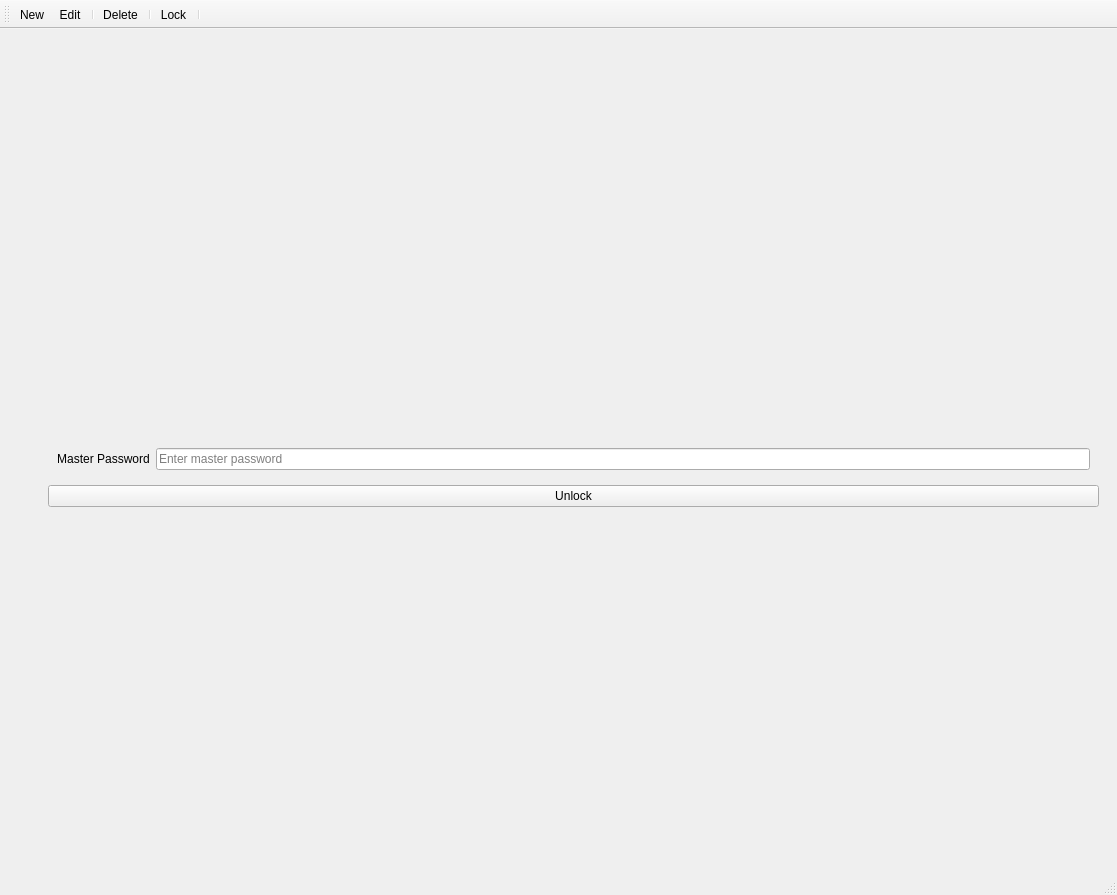
<?xml version="1.0" encoding="UTF-8"?>
<ui version="4.0">
 <class>MainWindow</class>
 <widget class="QMainWindow" name="MainWindow">
  <property name="geometry">
   <rect>
    <x>0</x>
    <y>0</y>
    <width>1117</width>
    <height>895</height>
   </rect>
  </property>
  <property name="windowTitle">
   <string>MainWindow</string>
  </property>
  <widget class="QWidget" name="centralwidget">
   <layout class="QVBoxLayout" name="verticalLayout">
    <item>
     <widget class="QStackedWidget" name="stackedWidget">
      <property name="currentIndex">
       <number>0</number>
      </property>
      <widget class="QWidget" name="pageLocked">
       <widget class="QWidget" name="lockedPanel" native="true">
        <property name="geometry">
         <rect>
          <x>39</x>
          <y>19</y>
          <width>1051</width>
          <height>791</height>
         </rect>
        </property>
        <layout class="QVBoxLayout" name="verticalLayout_4">
         <item>
          <spacer name="verticalSpacer">
           <property name="orientation">
            <enum>Qt::Orientation::Vertical</enum>
           </property>
           <property name="sizeHint" stdset="0">
            <size>
             <width>738</width>
             <height>50</height>
            </size>
           </property>
          </spacer>
         </item>
         <item>
          <widget class="QLabel" name="lockIconLabel">
           <property name="autoFillBackground">
            <bool>false</bool>
           </property>
           <property name="styleSheet">
            <string notr="true">transparent;</string>
           </property>
           <property name="text">
            <string/>
           </property>
           <property name="pixmap">
            <pixmap resource="resources.qrc">:/img/img/lock.png</pixmap>
           </property>
           <property name="scaledContents">
            <bool>false</bool>
           </property>
           <property name="alignment">
            <set>Qt::AlignmentFlag::AlignCenter</set>
           </property>
          </widget>
         </item>
         <item>
          <widget class="QLabel" name="unlockHintLabel">
           <property name="text">
            <string/>
           </property>
           <property name="alignment">
            <set>Qt::AlignmentFlag::AlignCenter</set>
           </property>
          </widget>
         </item>
         <item>
          <widget class="QWidget" name="passwordRow" native="true">
           <layout class="QHBoxLayout" name="horizontalLayout_2">
            <item>
             <widget class="QLabel" name="passwordLabel">
              <property name="text">
               <string>Master Password</string>
              </property>
              <property name="alignment">
               <set>Qt::AlignmentFlag::AlignCenter</set>
              </property>
             </widget>
            </item>
            <item>
             <widget class="QLineEdit" name="passwordEdit">
              <property name="echoMode">
               <enum>QLineEdit::EchoMode::Password</enum>
              </property>
              <property name="placeholderText">
               <string>Enter master password</string>
              </property>
             </widget>
            </item>
           </layout>
          </widget>
         </item>
         <item>
          <widget class="QPushButton" name="unlockButton">
           <property name="text">
            <string>Unlock</string>
           </property>
          </widget>
         </item>
         <item>
          <spacer name="verticalSpacer_2">
           <property name="orientation">
            <enum>Qt::Orientation::Vertical</enum>
           </property>
           <property name="sizeHint" stdset="0">
            <size>
             <width>20</width>
             <height>40</height>
            </size>
           </property>
          </spacer>
         </item>
        </layout>
       </widget>
      </widget>
      <widget class="QWidget" name="pageVault">
       <widget class="QWidget" name="vaultPanel" native="true">
        <property name="geometry">
         <rect>
          <x>0</x>
          <y>0</y>
          <width>1091</width>
          <height>791</height>
         </rect>
        </property>
        <layout class="QVBoxLayout" name="verticalLayout_2" stretch="0">
         <item>
          <widget class="QWidget" name="entriesPanel" native="true">
           <layout class="QVBoxLayout" name="verticalLayout_3">
            <item>
             <widget class="QWidget" name="searchRow" native="true">
              <layout class="QHBoxLayout" name="horizontalLayout">
               <item>
                <widget class="QLineEdit" name="searchEdit">
                 <property name="placeholderText">
                  <string>Search title/username/url…</string>
                 </property>
                </widget>
               </item>
               <item>
                <widget class="QPushButton" name="searchButton">
                 <property name="text">
                  <string>Search</string>
                 </property>
                </widget>
               </item>
              </layout>
             </widget>
            </item>
            <item>
             <widget class="QTableView" name="entriesTable">
              <property name="editTriggers">
               <set>QAbstractItemView::EditTrigger::NoEditTriggers</set>
              </property>
              <property name="selectionMode">
               <enum>QAbstractItemView::SelectionMode::SingleSelection</enum>
              </property>
              <property name="selectionBehavior">
               <enum>QAbstractItemView::SelectionBehavior::SelectRows</enum>
              </property>
              <attribute name="horizontalHeaderDefaultSectionSize">
               <number>150</number>
              </attribute>
              <attribute name="horizontalHeaderStretchLastSection">
               <bool>true</bool>
              </attribute>
             </widget>
            </item>
           </layout>
          </widget>
         </item>
        </layout>
       </widget>
      </widget>
     </widget>
    </item>
   </layout>
  </widget>
  <widget class="QStatusBar" name="statusBar"/>
  <widget class="QToolBar" name="toolBar">
   <property name="windowTitle">
    <string>toolBar</string>
   </property>
   <property name="toolButtonStyle">
    <enum>Qt::ToolButtonStyle::ToolButtonTextUnderIcon</enum>
   </property>
   <attribute name="toolBarArea">
    <enum>TopToolBarArea</enum>
   </attribute>
   <attribute name="toolBarBreak">
    <bool>false</bool>
   </attribute>
   <addaction name="actionNew"/>
   <addaction name="actionEdit"/>
   <addaction name="separator"/>
   <addaction name="action_Delete"/>
   <addaction name="separator"/>
   <addaction name="actionLock"/>
   <addaction name="separator"/>
  </widget>
  <action name="actionNew">
   <property name="icon">
    <iconset theme="QIcon::ThemeIcon::ListAdd"/>
   </property>
   <property name="text">
    <string>&amp;New</string>
   </property>
   <property name="menuRole">
    <enum>QAction::MenuRole::NoRole</enum>
   </property>
  </action>
  <action name="actionEdit">
   <property name="icon">
    <iconset theme="QIcon::ThemeIcon::EditCopy"/>
   </property>
   <property name="text">
    <string>&amp;Edit</string>
   </property>
   <property name="menuRole">
    <enum>QAction::MenuRole::NoRole</enum>
   </property>
  </action>
  <action name="actionLock">
   <property name="icon">
    <iconset theme="QIcon::ThemeIcon::SystemLockScreen"/>
   </property>
   <property name="text">
    <string>&amp;Lock</string>
   </property>
   <property name="menuRole">
    <enum>QAction::MenuRole::NoRole</enum>
   </property>
  </action>
  <action name="action_Delete">
   <property name="icon">
    <iconset theme="QIcon::ThemeIcon::EditDelete"/>
   </property>
   <property name="text">
    <string>&amp;Delete</string>
   </property>
   <property name="menuRole">
    <enum>QAction::MenuRole::NoRole</enum>
   </property>
  </action>
 </widget>
 <resources>
  <include location="resources.qrc"/>
 </resources>
 <connections/>
</ui>
